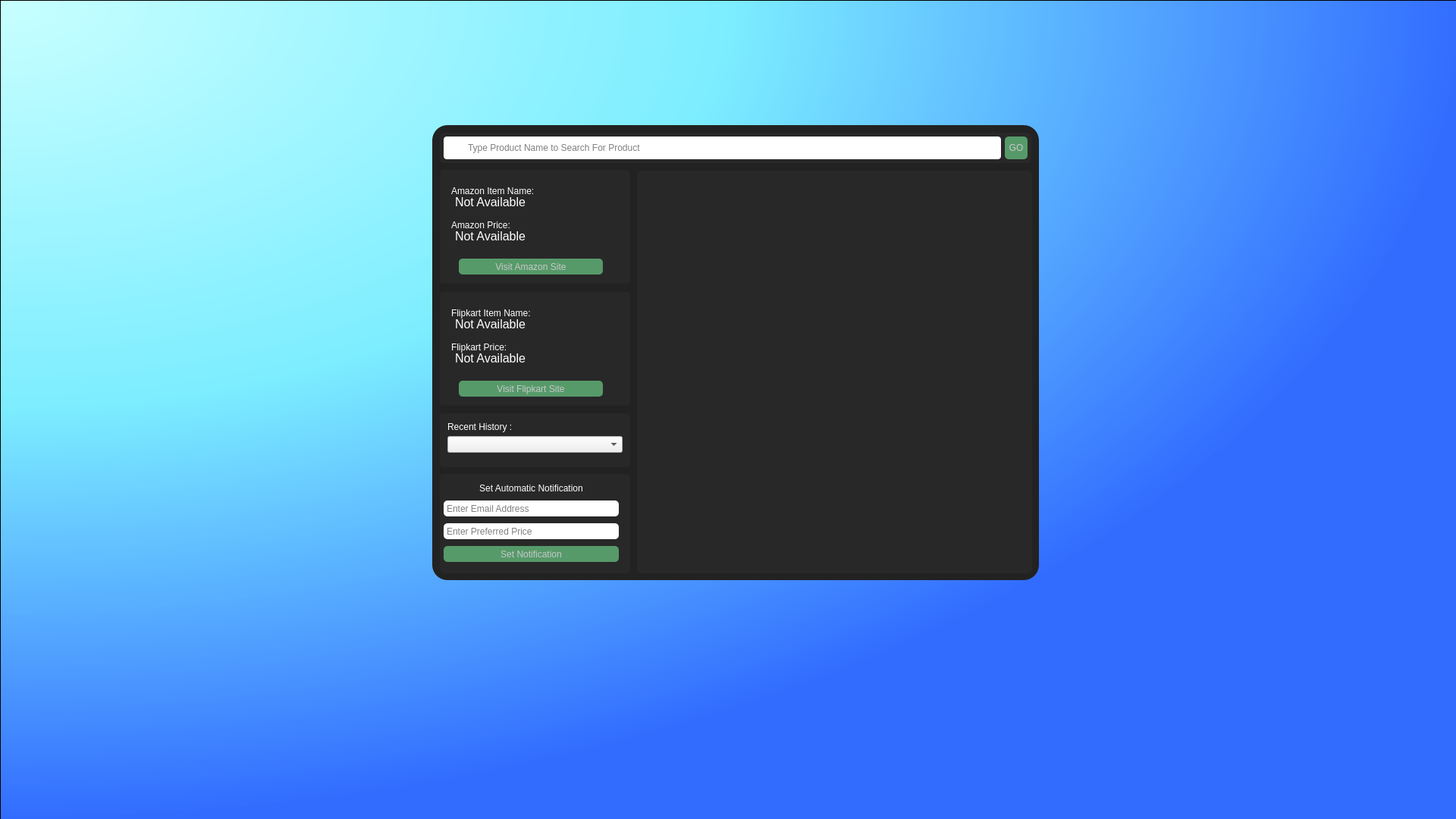
<?xml version="1.0" encoding="UTF-8"?>
<ui version="4.0">
 <class>MainWindow</class>
 <widget class="QMainWindow" name="MainWindow">
  <property name="enabled">
   <bool>true</bool>
  </property>
  <property name="geometry">
   <rect>
    <x>0</x>
    <y>0</y>
    <width>1920</width>
    <height>1080</height>
   </rect>
  </property>
  <property name="sizePolicy">
   <sizepolicy hsizetype="Fixed" vsizetype="Fixed">
    <horstretch>0</horstretch>
    <verstretch>0</verstretch>
   </sizepolicy>
  </property>
  <property name="minimumSize">
   <size>
    <width>1920</width>
    <height>1080</height>
   </size>
  </property>
  <property name="maximumSize">
   <size>
    <width>1920</width>
    <height>1080</height>
   </size>
  </property>
  <property name="windowTitle">
   <string>MainWindow</string>
  </property>
  <property name="styleSheet">
   <string notr="true">#frame {
	 background: qradialgradient(cx:0, cy:0, radius:1, fx:0, fy:0, stop:0 rgb(200,255,255), stop:0.5 rgb(124,237,255), stop:1 rgb(50,108,255));
}
#frame_2 {
	background-Color: rgba(34,34,34,255);
	border-radius: 20px;
}
#frame_3 {
	background-Color: rgba(40,40,40,255);
	margin: 10px 10px 0px 10px;
	border-radius: 5px;
}
#frame_4 {
	background-Color: rgba(40,40,40,255);
	margin: 10px;
	border-radius: 5px;
}
#frame_5 {
	background-Color: rgba(40,40,40,255);
	margin: 10px;
	border-radius: 5px;
}
#widget {
	background-Color: rgba(40,40,40,255);
	border-radius: 5px;
}
#frame_6 {
	background-Color: rgba(40,40,40,255);
	margin: 10px;
	border-radius: 5px;
}
#frame_7 {
	background-Color: rgba(40,40,40,255);
	margin: 10px;
	border-radius: 5px;
}
#frame_8 {
	background-Color: rgba(40,40,40,255);
	margin: 10px 10px 0px 10px;
	border-radius: 5px;
}
#searchBox {
	border-radius: 4px;
	margin: 5px;
	padding-left: 30px;
}
QPushButton {
	border-radius: 5px;
	margin: 5px;
	background-Color: rgba(86,154,106,255);
	color:  rgba(200,200,200,255);
}
QTextEdit {
	border-radius: 5px;
	background-color: palette(base);
	margin: 5px;
}
QPushButton:pressed
{
border-style:solid;
border-width:2px;
}
QLabel {
	color: white;
}</string>
  </property>
  <property name="unifiedTitleAndToolBarOnMac">
   <bool>false</bool>
  </property>
  <widget class="QWidget" name="centralwidget">
   <widget class="QFrame" name="frame">
    <property name="geometry">
     <rect>
      <x>0</x>
      <y>0</y>
      <width>1931</width>
      <height>1081</height>
     </rect>
    </property>
    <property name="frameShape">
     <enum>QFrame::StyledPanel</enum>
    </property>
    <property name="frameShadow">
     <enum>QFrame::Raised</enum>
    </property>
    <widget class="QFrame" name="frame_2">
     <property name="enabled">
      <bool>true</bool>
     </property>
     <property name="geometry">
      <rect>
       <x>570</x>
       <y>165</y>
       <width>800</width>
       <height>600</height>
      </rect>
     </property>
     <property name="styleSheet">
      <string notr="true"/>
     </property>
     <property name="frameShape">
      <enum>QFrame::StyledPanel</enum>
     </property>
     <property name="frameShadow">
      <enum>QFrame::Raised</enum>
     </property>
     <widget class="QFrame" name="frame_3">
      <property name="geometry">
       <rect>
        <x>0</x>
        <y>0</y>
        <width>800</width>
        <height>50</height>
       </rect>
      </property>
      <property name="frameShape">
       <enum>QFrame::StyledPanel</enum>
      </property>
      <property name="frameShadow">
       <enum>QFrame::Raised</enum>
      </property>
      <widget class="QLineEdit" name="searchBox">
       <property name="geometry">
        <rect>
         <x>10</x>
         <y>10</y>
         <width>745</width>
         <height>40</height>
        </rect>
       </property>
       <property name="styleSheet">
        <string notr="true"/>
       </property>
       <property name="placeholderText">
        <string>Type Product Name to Search For Product</string>
       </property>
      </widget>
      <widget class="QPushButton" name="pushButton">
       <property name="geometry">
        <rect>
         <x>750</x>
         <y>10</y>
         <width>40</width>
         <height>40</height>
        </rect>
       </property>
       <property name="text">
        <string>GO</string>
       </property>
      </widget>
     </widget>
     <widget class="QFrame" name="frame_4">
      <property name="geometry">
       <rect>
        <x>0</x>
        <y>49</y>
        <width>271</width>
        <height>170</height>
       </rect>
      </property>
      <property name="styleSheet">
       <string notr="true"/>
      </property>
      <property name="frameShape">
       <enum>QFrame::StyledPanel</enum>
      </property>
      <property name="frameShadow">
       <enum>QFrame::Raised</enum>
      </property>
      <widget class="QLabel" name="label">
       <property name="geometry">
        <rect>
         <x>25</x>
         <y>30</y>
         <width>140</width>
         <height>16</height>
        </rect>
       </property>
       <property name="text">
        <string>Amazon Item Name:</string>
       </property>
      </widget>
      <widget class="QLabel" name="label_2">
       <property name="geometry">
        <rect>
         <x>30</x>
         <y>42</y>
         <width>220</width>
         <height>20</height>
        </rect>
       </property>
       <property name="font">
        <font>
         <pointsize>12</pointsize>
        </font>
       </property>
       <property name="text">
        <string>Not Available</string>
       </property>
      </widget>
      <widget class="QLabel" name="label_3">
       <property name="geometry">
        <rect>
         <x>25</x>
         <y>75</y>
         <width>140</width>
         <height>16</height>
        </rect>
       </property>
       <property name="text">
        <string>Amazon Price:</string>
       </property>
      </widget>
      <widget class="QLabel" name="label_4">
       <property name="geometry">
        <rect>
         <x>30</x>
         <y>87</y>
         <width>220</width>
         <height>20</height>
        </rect>
       </property>
       <property name="font">
        <font>
         <pointsize>12</pointsize>
        </font>
       </property>
       <property name="text">
        <string>Not Available</string>
       </property>
      </widget>
      <widget class="QPushButton" name="pushButton_2">
       <property name="geometry">
        <rect>
         <x>30</x>
         <y>122</y>
         <width>200</width>
         <height>31</height>
        </rect>
       </property>
       <property name="text">
        <string>Visit Amazon Site</string>
       </property>
      </widget>
     </widget>
     <widget class="QFrame" name="frame_5">
      <property name="geometry">
       <rect>
        <x>260</x>
        <y>50</y>
        <width>541</width>
        <height>551</height>
       </rect>
      </property>
      <property name="styleSheet">
       <string notr="true"/>
      </property>
      <property name="frameShape">
       <enum>QFrame::StyledPanel</enum>
      </property>
      <property name="frameShadow">
       <enum>QFrame::Raised</enum>
      </property>
      <widget class="PlotWidget" name="widget">
       <property name="geometry">
        <rect>
         <x>20</x>
         <y>20</y>
         <width>501</width>
         <height>511</height>
        </rect>
       </property>
       <property name="sizePolicy">
        <sizepolicy hsizetype="Fixed" vsizetype="Fixed">
         <horstretch>0</horstretch>
         <verstretch>0</verstretch>
        </sizepolicy>
       </property>
       <property name="minimumSize">
        <size>
         <width>500</width>
         <height>500</height>
        </size>
       </property>
       <property name="maximumSize">
        <size>
         <width>600</width>
         <height>600</height>
        </size>
       </property>
       <property name="verticalScrollBarPolicy">
        <enum>Qt::ScrollBarAlwaysOff</enum>
       </property>
       <property name="horizontalScrollBarPolicy">
        <enum>Qt::ScrollBarAlwaysOff</enum>
       </property>
       <property name="sizeAdjustPolicy">
        <enum>QAbstractScrollArea::AdjustToContents</enum>
       </property>
       <property name="backgroundBrush">
        <brush brushstyle="NoBrush">
         <color alpha="255">
          <red>40</red>
          <green>40</green>
          <blue>40</blue>
         </color>
        </brush>
       </property>
       <property name="sceneRect">
        <rectf>
         <x>0.000000000000000</x>
         <y>0.000000000000000</y>
         <width>0.000000000000000</width>
         <height>0.000000000000000</height>
        </rectf>
       </property>
       <property name="alignment">
        <set>Qt::AlignCenter</set>
       </property>
       <property name="rubberBandSelectionMode">
        <enum>Qt::IntersectsItemShape</enum>
       </property>
      </widget>
     </widget>
     <widget class="QFrame" name="frame_6">
      <property name="geometry">
       <rect>
        <x>0</x>
        <y>210</y>
        <width>271</width>
        <height>170</height>
       </rect>
      </property>
      <property name="styleSheet">
       <string notr="true"/>
      </property>
      <property name="frameShape">
       <enum>QFrame::StyledPanel</enum>
      </property>
      <property name="frameShadow">
       <enum>QFrame::Raised</enum>
      </property>
      <widget class="QLabel" name="label_5">
       <property name="geometry">
        <rect>
         <x>25</x>
         <y>30</y>
         <width>140</width>
         <height>16</height>
        </rect>
       </property>
       <property name="text">
        <string>Flipkart Item Name:</string>
       </property>
      </widget>
      <widget class="QLabel" name="label_6">
       <property name="geometry">
        <rect>
         <x>30</x>
         <y>42</y>
         <width>220</width>
         <height>20</height>
        </rect>
       </property>
       <property name="font">
        <font>
         <pointsize>12</pointsize>
        </font>
       </property>
       <property name="text">
        <string>Not Available</string>
       </property>
      </widget>
      <widget class="QLabel" name="label_7">
       <property name="geometry">
        <rect>
         <x>25</x>
         <y>75</y>
         <width>140</width>
         <height>16</height>
        </rect>
       </property>
       <property name="text">
        <string>Flipkart Price:</string>
       </property>
      </widget>
      <widget class="QLabel" name="label_8">
       <property name="geometry">
        <rect>
         <x>30</x>
         <y>87</y>
         <width>220</width>
         <height>20</height>
        </rect>
       </property>
       <property name="font">
        <font>
         <pointsize>12</pointsize>
        </font>
       </property>
       <property name="text">
        <string>Not Available</string>
       </property>
      </widget>
      <widget class="QPushButton" name="pushButton_3">
       <property name="geometry">
        <rect>
         <x>30</x>
         <y>122</y>
         <width>200</width>
         <height>31</height>
        </rect>
       </property>
       <property name="text">
        <string>Visit Flipkart Site</string>
       </property>
      </widget>
     </widget>
     <widget class="QFrame" name="frame_7">
      <property name="geometry">
       <rect>
        <x>0</x>
        <y>450</y>
        <width>271</width>
        <height>151</height>
       </rect>
      </property>
      <property name="styleSheet">
       <string notr="true"/>
      </property>
      <property name="frameShape">
       <enum>QFrame::StyledPanel</enum>
      </property>
      <property name="frameShadow">
       <enum>QFrame::Raised</enum>
      </property>
      <widget class="QLabel" name="label_13">
       <property name="geometry">
        <rect>
         <x>10</x>
         <y>21</y>
         <width>241</width>
         <height>16</height>
        </rect>
       </property>
       <property name="text">
        <string>Set Automatic Notification</string>
       </property>
       <property name="alignment">
        <set>Qt::AlignCenter</set>
       </property>
      </widget>
      <widget class="QPushButton" name="pushButton_4">
       <property name="geometry">
        <rect>
         <x>10</x>
         <y>100</y>
         <width>241</width>
         <height>31</height>
        </rect>
       </property>
       <property name="text">
        <string>Set Notification</string>
       </property>
      </widget>
      <widget class="QTextEdit" name="textEdit">
       <property name="geometry">
        <rect>
         <x>10</x>
         <y>70</y>
         <width>241</width>
         <height>31</height>
        </rect>
       </property>
       <property name="verticalScrollBarPolicy">
        <enum>Qt::ScrollBarAlwaysOff</enum>
       </property>
       <property name="horizontalScrollBarPolicy">
        <enum>Qt::ScrollBarAlwaysOff</enum>
       </property>
       <property name="placeholderText">
        <string>Enter Preferred Price</string>
       </property>
      </widget>
      <widget class="QTextEdit" name="textEdit_2">
       <property name="geometry">
        <rect>
         <x>10</x>
         <y>40</y>
         <width>241</width>
         <height>31</height>
        </rect>
       </property>
       <property name="verticalScrollBarPolicy">
        <enum>Qt::ScrollBarAlwaysOff</enum>
       </property>
       <property name="horizontalScrollBarPolicy">
        <enum>Qt::ScrollBarAlwaysOff</enum>
       </property>
       <property name="placeholderText">
        <string>Enter Email Address</string>
       </property>
      </widget>
     </widget>
     <widget class="QFrame" name="frame_8">
      <property name="geometry">
       <rect>
        <x>0</x>
        <y>370</y>
        <width>271</width>
        <height>81</height>
       </rect>
      </property>
      <property name="frameShape">
       <enum>QFrame::StyledPanel</enum>
      </property>
      <property name="frameShadow">
       <enum>QFrame::Raised</enum>
      </property>
      <widget class="QLabel" name="label_9">
       <property name="geometry">
        <rect>
         <x>20</x>
         <y>20</y>
         <width>91</width>
         <height>16</height>
        </rect>
       </property>
       <property name="text">
        <string>Recent History :</string>
       </property>
      </widget>
      <widget class="QComboBox" name="comboBox">
       <property name="geometry">
        <rect>
         <x>20</x>
         <y>40</y>
         <width>231</width>
         <height>22</height>
        </rect>
       </property>
      </widget>
     </widget>
    </widget>
   </widget>
  </widget>
 </widget>
 <customwidgets>
  <customwidget>
   <class>PlotWidget</class>
   <extends>QGraphicsView</extends>
   <header>pyqtgraph</header>
  </customwidget>
 </customwidgets>
 <resources/>
 <connections/>
</ui>
